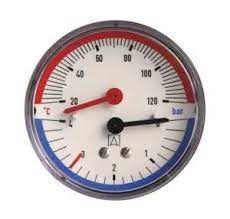
#> input picture test/2.jpg, 230 x 219 px, found by its file name
$ python '7(2).py'   (older library calls are emulated)
#> lines starting #> are read from the running program, lines starting #| are printed output that depends on the picture; after the words box and inside, x2 and y2 are one past the last pixel; in counts of white or black regions, pixels touching at a corner belong together; long printed decimals are rounded
import cv2
import numpy as np
import math

img=g=cv2.imread("/home/rodion/yuliia0/aboba/test/2.jpg")
#> img is the input picture: shape (219, 230, 3); mean B, G, R 201.5, 200.7, 209
cv2.imshow("original", img)
cv2.waitKey(0)
skl1=int(input("Введіть максимальне значення верхньої поділки: "))
#> the answer given: 3
skl2=int(input("Введіть максимальне значення нижньої поділки: "))
#> the answer given: 3

"""початок знаходження кола"""
img = cv2.cvtColor(img, cv2.COLOR_BGR2GRAY)
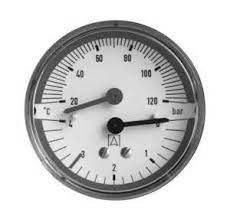
#> img: shape (219, 230); min 1, max 255, mean 203.3
rows = img.shape[0]
#> rows = 219
if rows >231:
    circles = cv2.HoughCircles(img, cv2.HOUGH_GRADIENT, 1, rows / 8, param1=100, param2=32, minRadius=96, maxRadius=130)
else:
    circles = cv2.HoughCircles(img, cv2.HOUGH_GRADIENT, 1, rows / 8, param1=100, param2=30, minRadius=75, maxRadius=85)
#> circles = [[113.5, 107.5, 82.2]]


drawing = np.zeros((img.shape[0], img.shape[1], 3), dtype=np.uint8)
for i in circles[0, :]:
  x=int(i[0])
  y=int(i[1])
  r=int(i[2])
  d=2*r
  cv2.circle(drawing, (x, y), r, (0, 0, 255), 2)
#> this loop made 1 pass
#> (i, x, y, r, d) on pass 1: ([113.5, 107.5, 82.2], 113, 107, 82, 164)
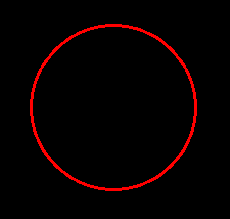
#> drawing: shape (219, 230, 3); mean of channels 0, 1, 2 0, 0, 7.9; drawn as B, G, R
"""кінець кола"""

"""перевірка рамки"""
x=g.shape[0]
#> x = 219
y=g.shape[1]
#> y = 230
ramax=x-d
#> ramax = 55
ramay=y-d
#> ramay = 66
if ramax and ramay >36:
   rama=15
else:
   rama=0
"""рамки є"""

"""обрізка, квадрат"""
canny= cv2.Canny(drawing, 60, 60 * 2)
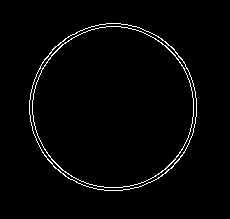
#> canny: shape (219, 230); 2.1% white in thin lines or dots, all inside (x1, y1, x2, y2) = (29, 23, 197, 191)
contours, hierarchy = cv2.findContours(canny, cv2.RETR_TREE, cv2.CHAIN_APPROX_SIMPLE)
#> contours = 4 contours; box (x1, y1, x2, y2) and area: (29, 23, 197, 191) 21914, (29, 23, 197, 191) 21840, (32, 26, 194, 188) 20355, (32, 26, 194, 188) 20279

boundRect = [None]*len(contours)
#> boundRect = 4 items
for i, c in enumerate(contours):
    boundRect[i] = cv2.boundingRect(cv2.approxPolyDP(c, 3, True))
#> this loop made 4 passes
#> after the loop, boundRect = [(29, 23, 168, 168), (29, 23, 168, 168), (32, 26, 162, 162), (32, 26, 162, 162)]
for i in range(len(contours)):
    cv2.rectangle(drawing, (int(boundRect[i][0]), int(boundRect[i][1])), (int(boundRect[i][0]+boundRect[i][2]),
    int(boundRect[i][1]+boundRect[i][3])), (100,10,40), 2)
    crop = g[(int(boundRect[i][1])-rama):(int(boundRect[i][1]+boundRect[i][3]+rama)), (int(boundRect[i][0])-rama):(int(boundRect[i][0]+boundRect[i][2])+rama)]
    """cv2.imshow("Area",crop )"""
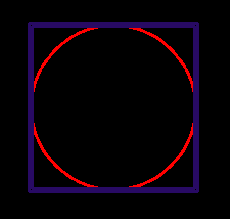
#> drawing: shape (219, 230, 3); 7.85% of pixels changed, all inside (x1, y1, x2, y2) = (28, 22, 199, 193); drawn as B, G, R
"""кінець квадрат"""

"""початок пошуку стрілки"""
gray_crop=cv2.cvtColor(crop, cv2.COLOR_BGR2GRAY)
gray_crop = cv2.GaussianBlur(gray_crop, (5, 5),0)
dst = cv2.Laplacian (gray_crop, cv2.CV_8U, ksize=1)
image = cv2.Canny(dst, 70, 150, 70)
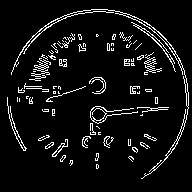
#> image: shape (192, 192); 6.7% white in thin lines or dots, all inside (x1, y1, x2, y2) = (7, 9, 189, 179)
cv2.imshow("canny",image )
minLineLength=200
maxlineGap=10
lines=cv2.HoughLinesP(image,1,np.pi/180,30,minLineLength,maxlineGap)
#> lines = [[26, 88, 41, 88], [147, 33, 164, 50], [64, 93, 75, 90], [28, 45, 46, 27], [152, 34, 163, 45], [142, 111, 155, 110], [137, 107, 149, 107], [28, 86, 41, 86], [11, 116, 16, 131]]

crop_x=crop.shape[0]
#> crop_x = 192
crop_y=crop.shape[1]
#> crop_y = 192
xcr=(crop_x/6)
#> xcr = 32
ycr=(crop_y/9)*3
#> ycr = 64
crop_x1=crop_x - xcr
#> crop_x1 = 160
crop_y1=crop_y - ycr
#> crop_y1 = 128

list=[]

if lines is not None:
    for line in lines:
        x1,y1,x2,y2 = line[0]
        print("  x1-",x1,"  y1-",y1,"  x2-",x2,"  y2-",y2)
        if xcr<x1<(crop_x1-20):
            if ycr<y1<crop_y1:
                """шукаємо кут"""
                dov=((y1-y2)**2+(x1-x2)**2)**0.5
                print("dov-", dov)
                """мікро-перерва для відшивання ліній"""
                list.append((x1,y1,x2,y2,dov))
                cv2.line(crop,(x1,y1),(x2,y2),(0,255,0),2)
            else:
                print("y none")
#> this loop made 9 passes
#> (x1, y1, x2, y2, dov) on passes 3, 7: (64, 93, 75, 90, 11.4), (137, 107, 149, 107, 12)
#|   x1- 26   y1- 88   x2- 41   y2- 88
#|   x1- 147   y1- 33   x2- 164   y2- 50
#|   x1- 64   y1- 93   x2- 75   y2- 90
#| dov- 11.402
#|   x1- 28   y1- 45   x2- 46   y2- 27
#|   x1- 152   y1- 34   x2- 163   y2- 45
#|   x1- 142   y1- 111   x2- 155   y2- 110
#|   x1- 137   y1- 107   x2- 149   y2- 107
#| dov- 12.0
#|   x1- 28   y1- 86   x2- 41   y2- 86
#> (further printed lines are left out)
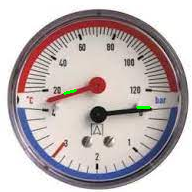
#> crop: shape (192, 192, 3); mean B, G, R 181.7, 181.2, 191.9
#> after the loop, list = [(64, 93, 75, 90, 11.4), (137, 107, 149, 107, 12)]
else:
    print("biba")
"""закінчення пошуку стрілки"""
"""початок розслідування"""
print(list)
#| [(64, 93, 75, 90, 11.402), (137, 107, 149, 107, 12.0)]
sorted=sorted(list,key=lambda line:line[4],reverse=True)
#> sorted = [(137, 107, 149, 107, 12), (64, 93, 75, 90, 11.4)]
print(sorted)
#| [(137, 107, 149, 107, 12.0), (64, 93, 75, 90, 11.402)]
d=0
u=0
n=0
if len(list)>2:
    k=3
else:
    k=2

while n<k:
    x1,y1,x2,y2,dov=list[n]
#> x1 = 64; y1 = 93; x2 = 75; y2 = 90; dov = 11.4
    n=n+1
    print("shoce - ",(crop.shape[1])/2)
#| shoce -  96.0
    """почали шукати кут"""
    if 0<y1<((crop.shape[1])*0.5):
        while u<1:
            u=u+1
            print("u",u)
            print("--------верх:")
            kat=((y1-y2)**2)**0.5
            print("katet-", kat)
            print("dov-", dov)
            sin=kat/dov
            print("sin-", sin)
            if 0<x1<(crop.shape[0]*0.5):
                kut=np.arcsin(sin)
                print("kut gr-", kut)
                up=(skl1/(np.pi))*kut
                l_up=str(round(up,2))
                crop=cv2.putText(crop,l_up,(8,15),cv2.FONT_HERSHEY_SIMPLEX,0.4,(250,2,0),1,cv2.LINE_AA)
                print("ліво верх")
                cv2.line(crop,(x1,y1),(x2,y2),(0,255,0),2)
            else:
                kut=(np.pi)-np.arcsin(sin)
                print("kut gr-", kut)
                up=(skl1/(np.pi))*kut
                r_up=str(round(up,2))
                crop=cv2.putText(crop,r_up,(8,15),cv2.FONT_HERSHEY_SIMPLEX,0.4,(250,2,0),1,cv2.LINE_AA)
                print("право верх")
                cv2.line(crop,(x1,y1),(x2,y2),(0,255,0),2)
        else:
            print("None up line")
#> this loop made 1 pass
#| katet- 3.0
#| dov- 11.402
#| sin- 0.2631
#| kut gr- 0.2663
#> pass 1, `crop=cv2.putText(crop,l_up,(8,15),cv2.FONT_HERSHEY_SIMPLEX,0.4,(250,2,..`:
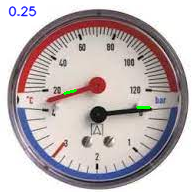
#> crop: shape (192, 192, 3); 0.56% of pixels changed, all inside (x1, y1, x2, y2) = (8, 5, 37, 17)
#> after the loop, u = 1
    else:
        if d<1:
            d+=1
            print("d",d)
            print("--------низ:")
            print("y1-",y1,"y2-",y2)
            kat=((y1-y2)**2)**0.5
            print("katet-", kat)
            print("dov-", dov)
            sin=kat/dov
            print("sin-", sin)
            if 0<x1<(crop.shape[0]*0.5):
                kut=np.arcsin(sin)
                print("kut gr-", kut)
                down=(skl2/(np.pi))*kut
                rad=57.2958*kut
                print("rad", rad)
                l_down=str(round(down,2))
                crop=cv2.putText(crop,l_down,(crop.shape[0]-45,crop.shape[1]-8),cv2.FONT_HERSHEY_SIMPLEX,0.4,(250,2,0),1,cv2.LINE_AA)
                print("ліво низ")
                cv2.line(crop,(x1,y1),(x2,y2),(0,255,0),2)
            else:
                kut=(np.pi)-np.arcsin(sin)
                print("kut gr-", kut)
                down=(skl2/(np.pi))*kut
                r_down=str(round(down,2))
                crop=cv2.putText(crop,r_down,(crop.shape[0]-45,crop.shape[1]-8),cv2.FONT_HERSHEY_SIMPLEX,0.4,(250,2,0),1,cv2.LINE_AA)
                print("право низ")
                cv2.line(crop,(x1,y1),(x2,y2),(0,255,0),2)
        else:
            print("None down line")
    """шукаємо """
    cv2.imshow("show",crop)
else:
    print("oj")
cv2.waitKey(0)

$ run again, with test/3.jpg copied over test/2.jpg
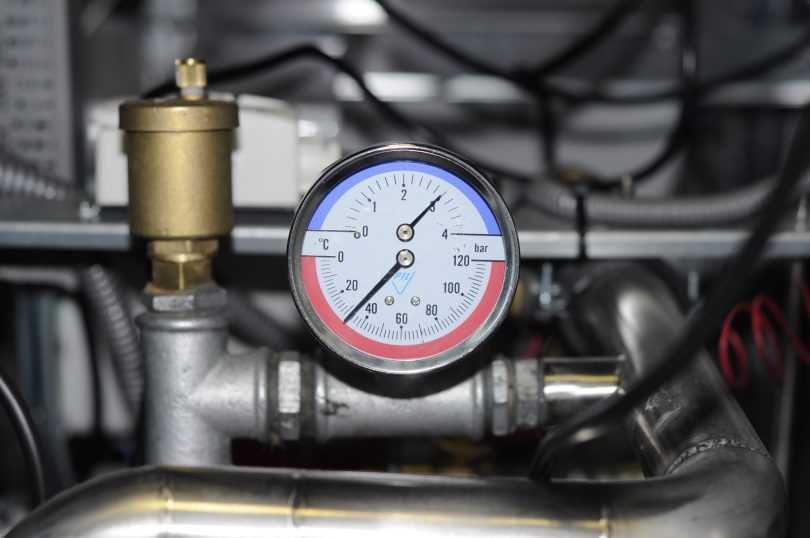
#> input picture test/3.jpg, 810 x 538 px, found by its file name
#> img is the input picture: shape (538, 810, 3); mean B, G, R 89.7, 88.4, 89.6
#> img: shape (538, 810)
#> circles = [[403.5, 261.5, 110.7]]
#> the loop `for i in circles[0, :]:` made 1 pass
#> (i, x, y, r, d) on pass 1: ([403.5, 261.5, 110.7], 403, 261, 110, 220)
#> ramax = 318
#> ramay = 590
#> `canny= cv2.Canny(drawing, 60, 60 * 2)`:
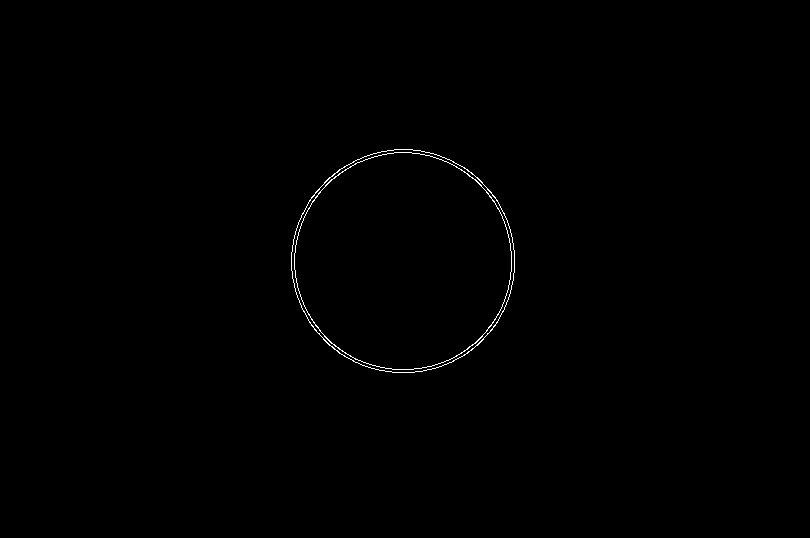
#> canny: shape (538, 810); 0.32% white in thin lines or dots, all inside (x1, y1, x2, y2) = (291, 149, 515, 373)
#> contours = 4 contours; box (x1, y1, x2, y2) and area: (291, 149, 515, 373) 39056, (291, 149, 515, 373) 38973, (294, 152, 512, 370) 36967, (294, 152, 512, 370) 36881
#> `boundRect = [None]*len(contours)`: boundRect = 4 items
#> the loop `for i, c in enumerate(contours):` made 4 passes
#> after the loop `for i, c in enumerate(contours):`: boundRect = [(291, 149, 224, 224), (291, 149, 224, 224), (294, 152, 218, 218), (294, 152, 218, 218)]
#> the loop `for i in range(len(contours)):` made 4 passes
#> image: shape (248, 248); 4.6% white in thin lines or dots, all inside (x1, y1, x2, y2) = (7, 6, 243, 213)
#> lines = 23 rows, first 6: [85, 167, 105, 147], [57, 93, 76, 93], [213, 123, 225, 123], [66, 185, 121, 130], [64, 184, 102, 142], [176, 98, 206, 98]
#> the loop `for line in lines:` made 23 passes
#> (x1, y1, x2, y2, dov) on passes 2, 6, 8, 13, 14: (57, 93, 76, 93, 19), (176, 98, 206, 98, 30), (175, 96, 206, 96, 31), (132, 91, 150, 72, 26.17), (131, 87, 144, 74, 18.38)
#> (printed output is left out)
#> after the loop `for line in lines:`:
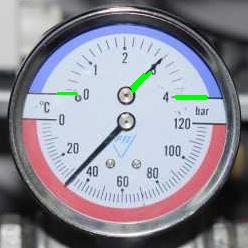
#> crop: shape (248, 248, 3); mean B, G, R 153.8, 142.7, 143.2
#> after the loop `for line in lines:`: list = [(57, 93, 76, 93, 19), (176, 98, 206, 98, 30), (175, 96, 206, 96, 31), (132, 91, 150, 72, 26.17), (131, 87, 144, 74, 18.38)]
#| [(57, 93, 76, 93, 19.0), (176, 98, 206, 98, 30.0), (175, 96, 206, 96, 31.0), (132, 91, 150, 72, 26.173), (131, 87, 144, 74, 18.385)]
#> sorted = [(175, 96, 206, 96, 31), (176, 98, 206, 98, 30), (132, 91, 150, 72, 26.17), (57, 93, 76, 93, 19), (131, 87, 144, 74, 18.38)]
#| [(175, 96, 206, 96, 31.0), (176, 98, 206, 98, 30.0), (132, 91, 150, 72, 26.173), (57, 93, 76, 93, 19.0), (131, 87, 144, 74, 18.385)]
#> `x1,y1,x2,y2,dov=list[n]`: x1 = 57; y1 = 93; x2 = 76; y2 = 93; dov = 19
#| shoce -  124.0
#> the loop `while u<1:` made 1 pass
#> (kat, sin, kut, up, l_up) on pass 1: (0, 0, 0, 0, '0.0')
#> (printed output is left out)
#> after the loop `while u<1:`: u = 1

$ run again, with test/4.jpg copied over test/2.jpg
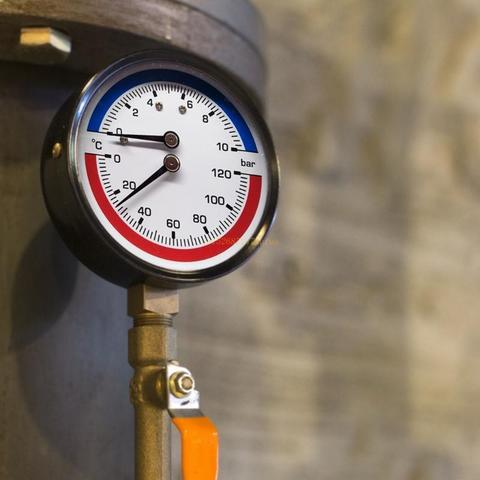
#> input picture test/4.jpg, 480 x 480 px, found by its file name
#> img is the input picture: shape (480, 480, 3); mean B, G, R 98.7, 114.5, 128.3
#> img: shape (480, 480)
#> circles = [[162.5, 171.5, 122.5]]
#> the loop `for i in circles[0, :]:` made 1 pass
#> (i, x, y, r, d) on pass 1: ([162.5, 171.5, 122.5], 162, 171, 122, 244)
#> ramax = 236
#> canny: shape (480, 480); 0.69% white in thin lines or dots, all inside (x1, y1, x2, y2) = (38, 47, 286, 295)
#> contours = 4 contours; box (x1, y1, x2, y2) and area: (38, 47, 286, 295) 47924, (38, 47, 286, 295) 47820, (41, 50, 283, 292) 45628, (41, 50, 283, 292) 45522
#> `boundRect = [None]*len(contours)`: boundRect = 4 items
#> the loop `for i, c in enumerate(contours):` made 4 passes
#> after the loop `for i, c in enumerate(contours):`: boundRect = [(38, 47, 248, 248), (38, 47, 248, 248), (41, 50, 242, 242), (41, 50, 242, 242)]
#> the loop `for i in range(len(contours)):` made 4 passes
#> image: shape (272, 272); 6.5% white in thin lines or dots, all inside (x1, y1, x2, y2) = (53, 38, 250, 237)
#> lines = [[111, 152, 137, 130], [91, 172, 106, 160], [86, 98, 102, 99], [124, 105, 137, 107], [120, 100, 131, 100], [210, 218, 225, 203], [113, 155, 130, 143], [208, 136, 218, 137], [85, 100, 100, 101]]
#> the loop `for line in lines:` made 9 passes
#> (x1, y1, x2, y2, dov) on passes 1, 2, 3, 4, 5, 7, 9: (111, 152, 137, 130, 34.06), (91, 172, 106, 160, 19.21), (86, 98, 102, 99, 16.03), (124, 105, 137, 107, 13.15), (120, 100, 131, 100, 11), (113, 155, 130, 143, 20.81), (85, 100, 100, 101, 15.03)
#> (printed output is left out)
#> after the loop `for line in lines:`: list = [(111, 152, 137, 130, 34.06), (91, 172, 106, 160, 19.21), (86, 98, 102, 99, 16.03), (124, 105, 137, 107, 13.15), (120, 100, 131, 100, 11), (113, 155, 130, 143, 20.81), (85, 100, 100, 101, 15.03)]
#| [(111, 152, 137, 130, 34.059), (91, 172, 106, 160, 19.209), (86, 98, 102, 99, 16.031), (124, 105, 137, 107, 13.153), (120, 100, 131, 100, 11.0), (113, 155, 130, 143, 20.809), (85, 100, 100, 101, 15.033)]
#> sorted = [(111, 152, 137, 130, 34.06), (113, 155, 130, 143, 20.81), (91, 172, 106, 160, 19.21), (86, 98, 102, 99, 16.03), (85, 100, 100, 101, 15.03), (124, 105, 137, 107, 13.15), (120, 100, 131, 100, 11)]
#| [(111, 152, 137, 130, 34.059), (113, 155, 130, 143, 20.809), (91, 172, 106, 160, 19.209), (86, 98, 102, 99, 16.031), (85, 100, 100, 101, 15.033), (124, 105, 137, 107, 13.153), (120, 100, 131, 100, 11.0)]
#> `x1,y1,x2,y2,dov=list[n]`: x1 = 111; y1 = 152; x2 = 137; y2 = 130; dov = 34.06
#| shoce -  136.0
#| y1- 152 y2- 130
#> kat = 22
#| katet- 22.0
#| dov- 34.059
#> sin = 0.646
#| sin- 0.6459
#> kut = 0.702
#| kut gr- 0.7023
#> down = 0.671
#> rad = 40.24
#| rad 40.236
#> l_down = '0.67'
#> `crop=cv2.putText(crop,l_down,(crop.shape[0]-45,crop.shape[1]-8),cv2.FO..`:
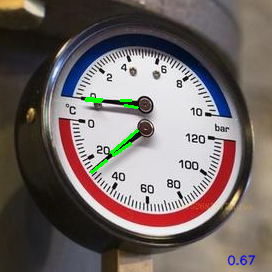
#> crop: shape (272, 272, 3); mean B, G, R 102.8, 105.7, 115.2
